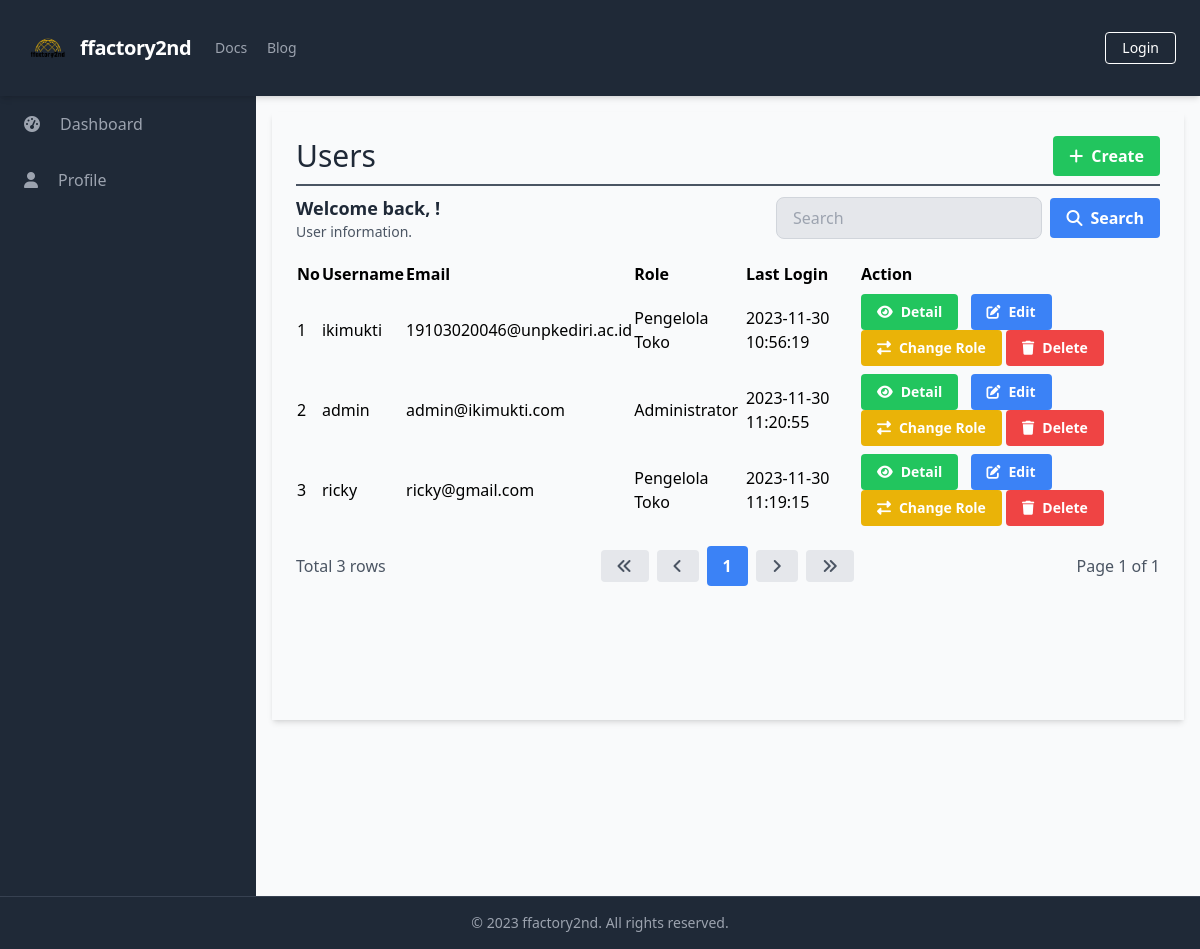
The app's page /manage_users/manage_users_list.php, older data.
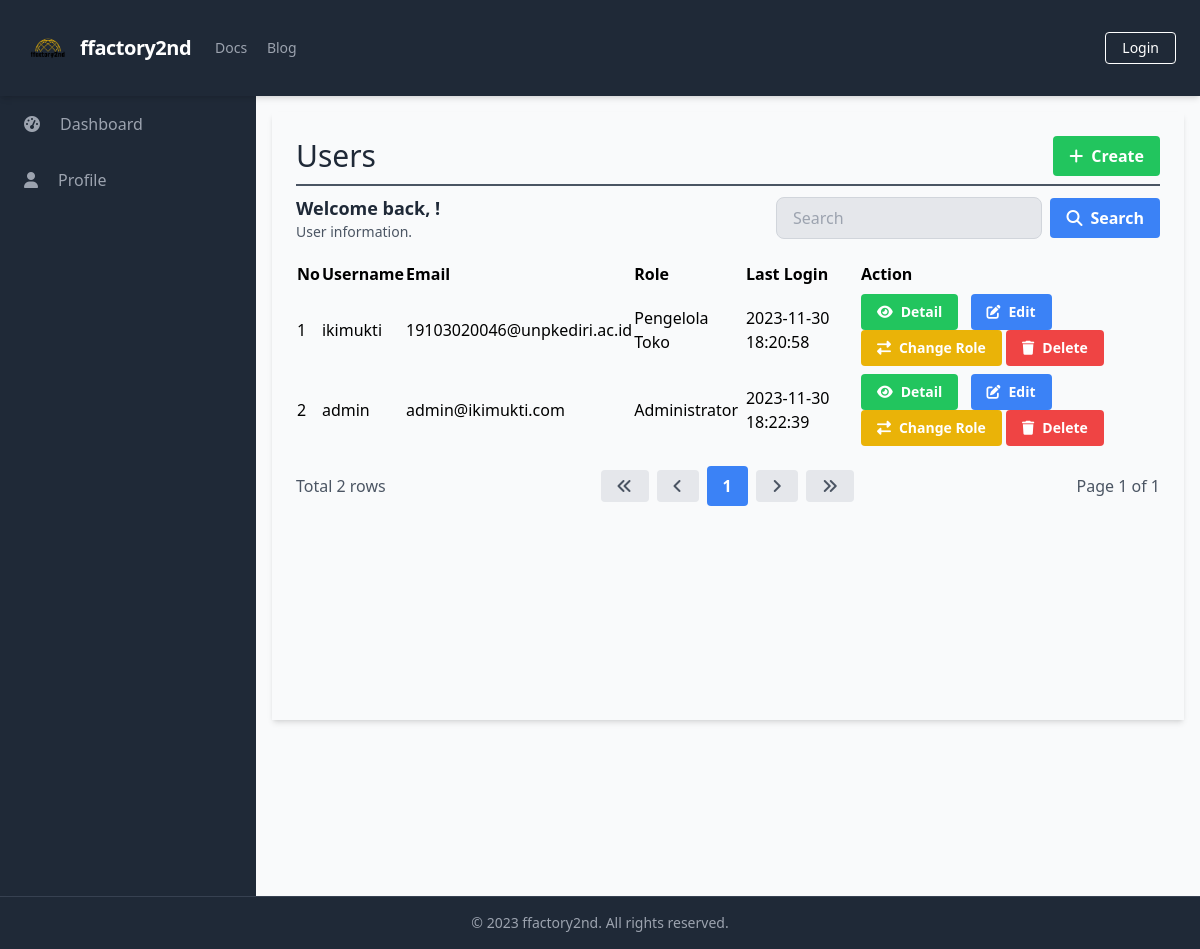
The same page, newer data.
### tables this page shows
CREATE TABLE `Users` (
  `UserID` int(11) NOT NULL,
  `Username` varchar(50) NOT NULL,
  `Password` varchar(255) NOT NULL,
  `Email` varchar(100) NOT NULL,
  `FullName` varchar(100) DEFAULT NULL,
  `DateOfBirth` date DEFAULT NULL,
  `Gender` varchar(10) DEFAULT NULL,
  `Address` text DEFAULT NULL,
  `PhoneNumber` varchar(20) DEFAULT NULL,
  `RoleID` int(11) DEFAULT NULL,
  `AccountCreationDate` timestamp NOT NULL DEFAULT current_timestamp() ON UPDATE current_timestamp(),
  `LastLogin` datetime DEFAULT NULL,
  `AccountStatus` varchar(20) DEFAULT NULL,
  `ProfilePictureURL` varchar(255) DEFAULT NULL,
  `ActivationStatus` varchar(20) DEFAULT NULL
);

CREATE TABLE `Roles` (
  `RoleID` int(11) NOT NULL,
  `RoleName` varchar(50) NOT NULL
);

### database/connection.php (called while the page is built, shortened)
<?php
$baseUrl = "http://localhost/final_project_ricky_2023/";

### public/manage_users/manage_users_list.php (the view, shortened to what the changed rows need)
<?php
require_once('../../database/connection.php');
?>
<?php include_once('../components/header.php'); ?>
<div class="h-screen flex flex-col">
    <div class="flex-grow bg-gray-50 flex flex-row shadow-md">
        <main class=" bg-gray-50 flex flex-col flex-1 overflow-y-scroll h-screen flex-shrink-0 sc-hide pb-40">
            <div class="flex items-start justify-start p-6 shadow-md m-4 flex-1 flex-col">
                <div class="flex flex-row justify-between items-center w-full border-b-2 border-gray-600 mb-2 pb-2">
                    <h1 class="text-3xl text-gray-800 font-semibol w-full">Users</h1>
                </div>
                <div class="flex flex-col w-full">
                    <?php include('../components/search_manage.php'); ?>
                    <table class="min-w-full">
                        <thead>
                            <tr>
                                <th class="text-left py-1">No</th>
                                <th class="text-left py-1">Username</th>
                                <th class="text-left py-1">Email</th>
                                <th class="text-left py-1">Role</th>
                                <th class="text-left py-1">Last Login</th>
                                <th class="text-left py-1">Action</th>
                            </tr>
                        </thead>
                        <tbody>
                            <?php
                            $searchTerm = isset($_GET['search']) ? $_GET['search'] : '';
                            $page = isset($_GET['page']) ? $_GET['page'] : 1;
                            $query = "SELECT u.UserID, u.Username, u.Email, r.RoleName, u.LastLogin FROM Users u
                                      LEFT JOIN Roles r ON u.RoleID = r.RoleID
                                      WHERE u.Username LIKE '%$searchTerm%' OR u.Email LIKE '%$searchTerm%'
                                      LIMIT 15 OFFSET " . ($page - 1) * 15;
                            $result = $conn->query($query);
                            $queryCount = "SELECT COUNT(*) AS count FROM Users WHERE Username LIKE '%$searchTerm%' OR Email LIKE '%$searchTerm%'";
                            $resultCount = $conn->query($queryCount);
                            $rowCount = $resultCount->fetch_assoc()['count'];
                            $totalPage = ceil($rowCount / 15);
                            $no = 1;
                            while ($row = $result->fetch_assoc()) {
                            ?>
                                <tr>
                                    <td class="py-1"><?php echo $no++; ?></td>
                                    <td class="py-1"><?php echo $row['Username']; ?></td>
                                    <td class="py-1"><?php echo $row['Email']; ?></td>
                                    <td class="py-1"><?php echo $row['RoleName']; ?></td>
                                    <td class="py-1"><?php echo $row['LastLogin']; ?></td>
                                    <td class='py-1'>
                                        <a href="<?php echo $baseUrl; ?>public/manage_users/manage_users_detail.php?id=<?php echo $row['UserID'] ?>" class='bg-green-500 hover-bg-green-700 text-white font-bold py-2 px-4 rounded inline-flex items-center mr-2 text-sm'>
                                            <i class='fas fa-eye mr-2'></i>
                                            <span>Detail</span>
                                        </a>
                                        <a href="<?php echo $baseUrl; ?>public/manage_users/manage_users_update.php?id=<?php echo $row['UserID'] ?>" class='bg-blue-500 hover-bg-blue-700 text-white font-bold py-2 px-4 rounded inline-flex items-center mr-2 text-sm'>
                                            <i class='fas fa-edit mr-2'></i>
                                            <span>Edit</span>
                                        </a>
                                        <button onclick="changeRole(<?php echo $row['UserID']; ?>)" class='bg-yellow-500 hover-bg-yellow-700 text-white font-bold py-2 px-4 rounded inline-flex items-center text-sm'>
                                            <i class='fas fa-exchange-alt mr-2'></i>
                                            <span>Change Role</span>
                                        </button>
                                        <a href="#" onclick="confirmDelete(<?php echo $row['UserID']; ?>)" class='bg-red-500 hover-bg-red-700 text-white font-bold py-2 px-4 rounded inline-flex items-center text-sm'>
                                            <i class='fas fa-trash mr-2'></i>
                                            <span>Delete</span>
                                        </a>
                                    </td>
                                </tr>
                            <?php
                            }
                            ?>
                        </tbody>
                    </table>
                </div>
                <?php include('../components/pagination.php'); ?>
        </main>
    </div>
</div>
</body>
</html>

### public/components/pagination.php (shortened to what the changed rows need)
<div class="flex flex-row justify-between items-center w-full mt-4">
    <div class="flex flex-row justify-start items-center">
        <span class="text-gray-600">Total <?php echo $rowCount; ?> rows</span>
    </div>
    <div class="flex flex-row justify-end items-center space-x-2">
        <a href="?page=1&search=<?php echo $searchTerm; ?>" class="bg-gray-200 hover-bg-gray-300 text-gray-600 font-bold py-2 px-4 rounded inline-flex items-center">
            <i class="fas fa-angle-double-left"></i>
        </a>
        <a href="?page=<?php if ($page == 1) {
                            echo $page;
                        } else {
                            echo $page - 1;
                        } ?>&search=<?php echo $searchTerm; ?>" class="bg-gray-200 hover-bg-gray-300 text-gray-600 font-bold py-2 px-4 rounded inline-flex items-center">
            <i class="fas fa-angle-left"></i>
        </a>
        <?php
        $startPage = $page - 2;
        $endPage = $page + 2;
        if ($startPage < 1) {
            $endPage += abs($startPage) + 1;
            $startPage = 1;
        }
        if ($endPage > $totalPage) {
            $startPage -= $endPage - $totalPage;
            $endPage = $totalPage;
        }
        if ($startPage < 1) {
            $startPage = 1;
        }
        for ($i = $startPage; $i <= $endPage; $i++) {
            if ($i == $page) {
                echo "<a href='?page=$i&search=$searchTerm' class='bg-blue-500 hover-bg-blue-700 text-white font-bold py-2 px-4 rounded inline-flex items-center'>$i</a>";
            } else {
                echo "<a href='?page=$i&search=$searchTerm' class='bg-gray-200 hover-bg-gray-300 text-gray-600 font-bold py-2 px-4 rounded inline-flex items-center'>$i</a>";
            }
        }
        ?>
        <a href="?page=<?php if ($page == $totalPage) {
                            echo $page;
                        } else {
                            echo $page + 1;
                        } ?>&search=<?php echo $searchTerm; ?>" class="bg-gray-200 hover-bg-gray-300 text-gray-600 font-bold py-2 px-4 rounded inline-flex items-center">
            <i class="fas fa-angle-right"></i>
        </a>
        <a href="?page=<?php echo $totalPage; ?>&search=<?php echo $searchTerm; ?>" class="bg-gray-200 hover-bg-gray-300 text-gray-600 font-bold py-2 px-4 rounded inline-flex items-center">
            <i class="fas fa-angle-double-right"></i>
        </a>
    </div>
</div>

Row changes from the older to the newer data that the page shows:
removed users: Username "ricky", Email "ricky@gmail.com", RoleID.RoleName "Pengelola Toko", LastLogin "2023-11-30 11:19:15"
changed users "ikimukti": LastLogin "2023-11-30 10:56:19" → "2023-11-30 18:20:58"
changed users "admin": LastLogin "2023-11-30 11:20:55" → "2023-11-30 18:22:39"
Text that changed along with them:
$rowCount: "3" → "2"
